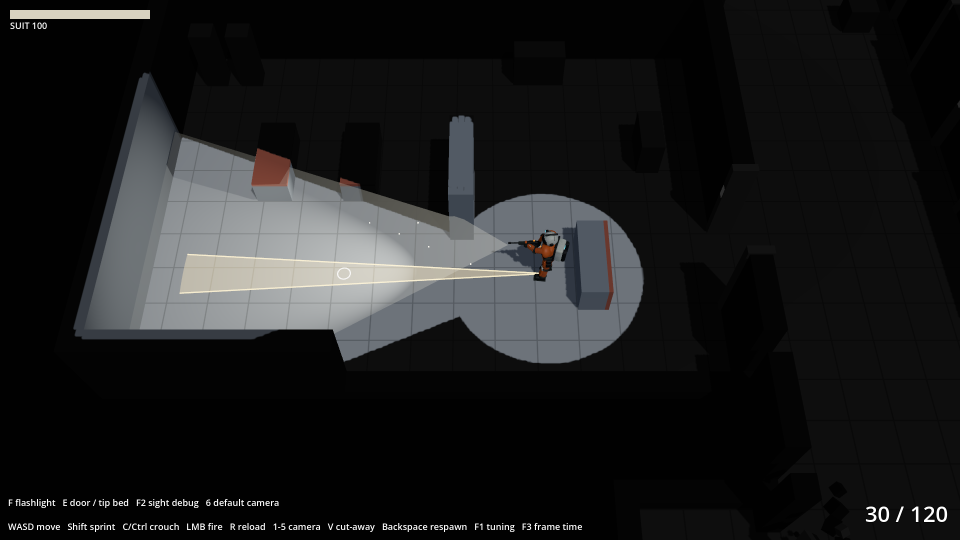
#> input picture docs/screens/T006/camera_default.png, 1920 x 1080 px (shown at 1/2 size)
$ python build-sheet.py
#> lines starting #> are read from the running program, lines starting #| are printed output that depends on the picture; after the words box and inside, x2 and y2 are one past the last pixel; in counts of white or black regions, pixels touching at a corner belong together; pictures that were not available may be replaced by others from this repository, and a replacement may not be noted
from pathlib import Path
from PIL import Image, ImageDraw, ImageFont, ImageFilter, ImageChops
import json
ROOT=Path(__file__).resolve().parents[3]
OUT=ROOT/'docs/screens/A006'
SRC=ROOT/'assets/source/A006-slice'
FONT='/System/Library/Fonts/Supplemental/Arial.ttf'
def font(n): return ImageFont.truetype(FONT,n)
BG='#10181e'; FG='#e4e6e3'; MUT='#9faeb8'; GOLD='#e5b852'
frames=['camera_default.png','in_cover_readout.png','door_mid_bash.png','stalker_deck.png']
subjects=['Medbay / cool white + dust','Crouched behind tipped bed','Mid-bash door / seam light','Junction toward cargo / amber']
preferred=['01b','02b','03c','04b','05b','06c','07b','08']
# Overlay is an explicitly requested diagnostic, not a new paint-over.
for i,frame in enumerate(frames,1):
    ref=Image.open(ROOT/'docs/screens/T006'/frame).convert('RGB')
#> ref is the input picture: PIL image 1920x1080 RGB; mean R, G, B 28.5, 29, 29.4
    id=preferred[i-1]
    art=Image.open(SRC/f'A006-{id}.png').convert('RGB')
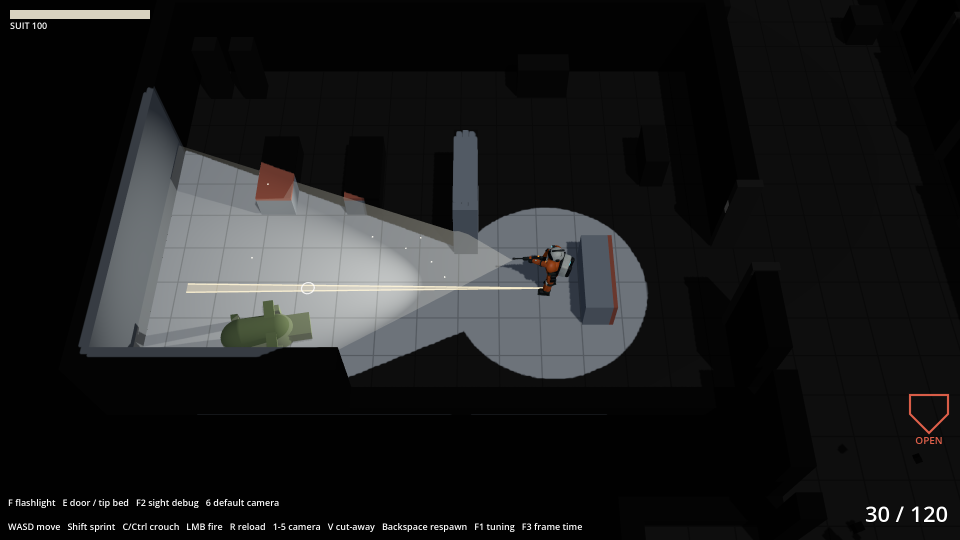
#> input picture docs/screens/T006/dodge.png, 1920 x 1080 px, given in place of A006-01b.png, which was not available (shown at 1/2 size)
#> art is the input picture: PIL image 1920x1080 RGB; mean R, G, B 28, 28.6, 29
    edges=ref.filter(ImageFilter.FIND_EDGES).convert('L').point(lambda p: 215 if p>10 else 0)
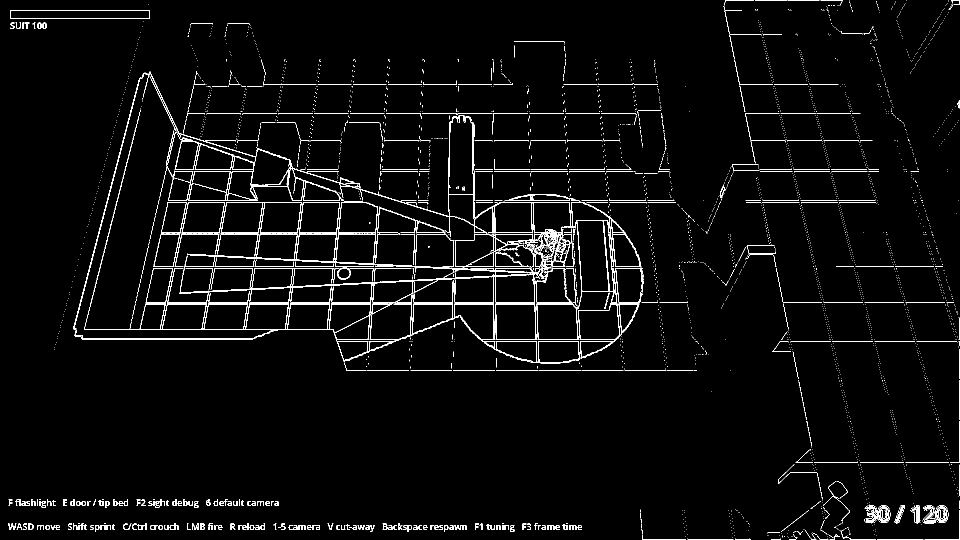
#> edges: PIL image 1920x1080 L (shown at 1/2 size); values 0 (black) and 215 (white), 3.1% white in thin lines or dots
    mask=Image.new('L',ref.size);mask.paste(edges.crop((4,80,ref.width-4,900)),(4,80))
#> after `mask = Image.new('L', ref.size)`: mask: PIL image 1920x1080 L; every value is 0
#> after `mask.paste(edges.crop((4, 80, ref.width - 4, 900)), (4, 80))`:
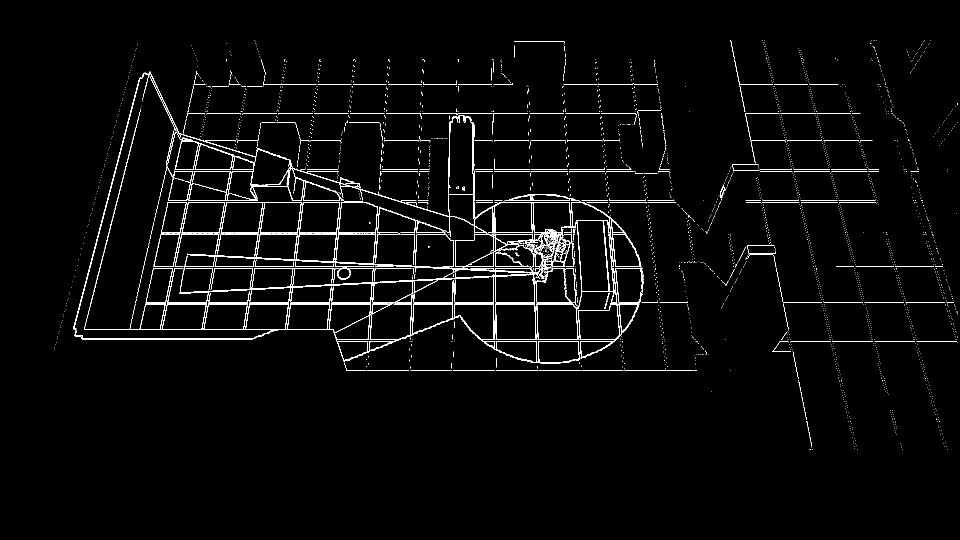
#> mask: PIL image 1920x1080 L (shown at 1/2 size); values 0 (black) and 215 (white), 2.4% white in thin lines or dots, all inside (x1, y1, x2, y2) = (108, 80, 1916, 900)
    mask=mask.filter(ImageFilter.MaxFilter(3)).resize(art.size,Image.Resampling.LANCZOS)
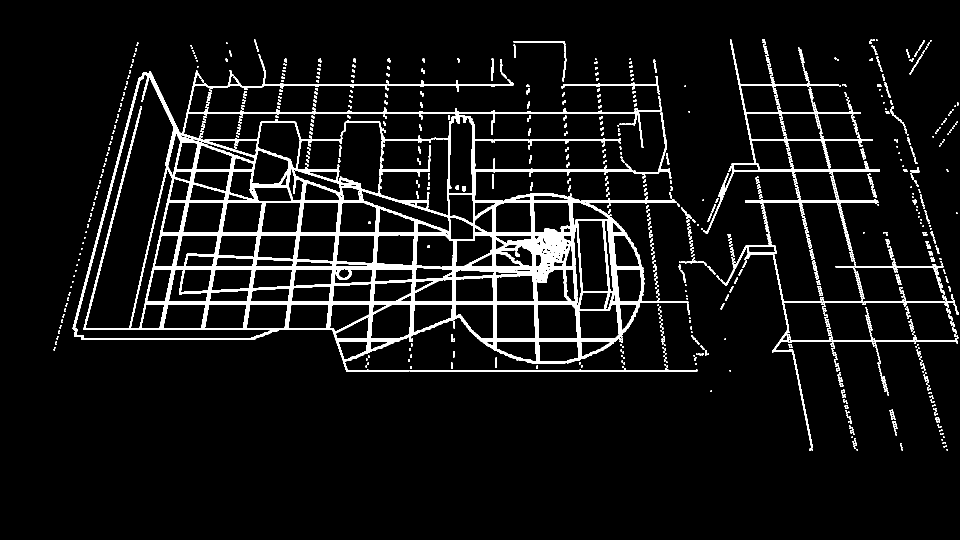
#> mask: PIL image 1920x1080 L (shown at 1/2 size); values 0 (black) and 215 (white), 7% white; 1265 white regions (883 under 20 px), largest, box (x1, y1, x2, y2) and area: (145, 118, 1353, 743) 100329, (1402, 79, 1759, 468) 5801, (1441, 488, 1645, 901) 2816
    overlay=Image.composite(Image.new('RGB',art.size,'#28e3ed'),art,mask)
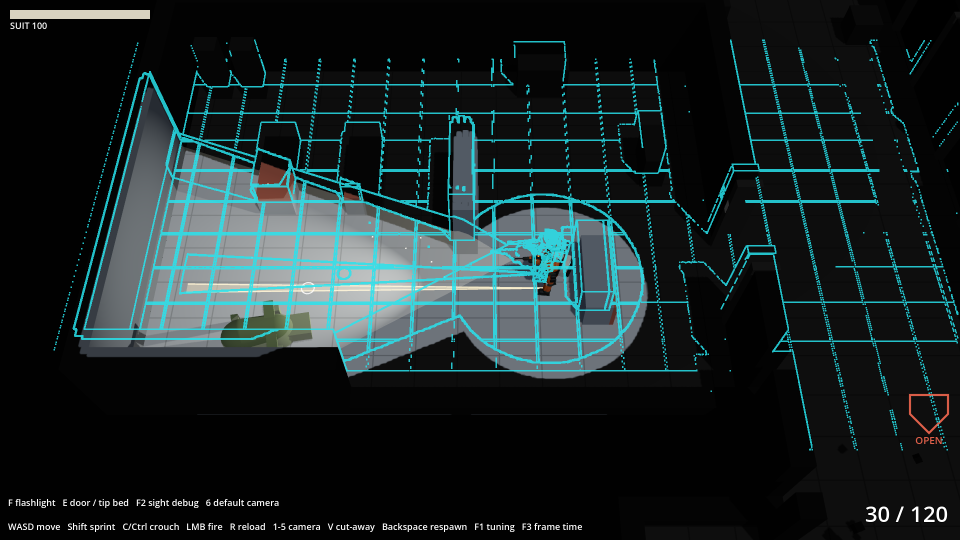
#> overlay: PIL image 1920x1080 RGB (shown at 1/2 size); mean R, G, B 26.3, 37.8, 38.7
    overlay.save(OUT/f'A006-{id}-overlay.png')
    (OUT/f'A006-{id}-overlay.prompt.md').write_text(f'Deterministic diagnostic for A006-{id}: original T006/{frame} FIND_EDGES luminance >10, HUD bands masked (y80:900), MaxFilter(3), normalized full-frame resize to paint-over dimensions, cyan edges alpha 215/255. No registration or warp. Built by build-sheet.py. User explicitly requested grey-box edge overlays when layout drifts.\n')
#> pass 2 of the loop `for i,frame in enumerate(frames,1):`:
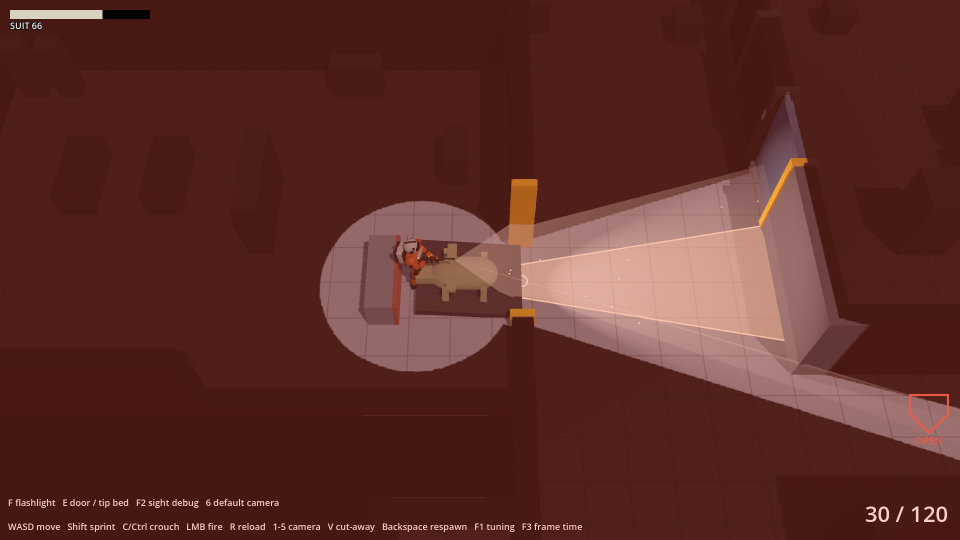
#> input picture docs/screens/T006/door_broken.png, 1920 x 1080 px, given in place of in_cover_readout.png, which was not available (shown at 1/2 size)
#> ref is the input picture: PIL image 1920x1080 RGB; mean R, G, B 92.7, 44.5, 38.7
#> `edges=ref.filter(ImageFilter.FIND_EDGES).convert('L').point(lambda p: ..`:
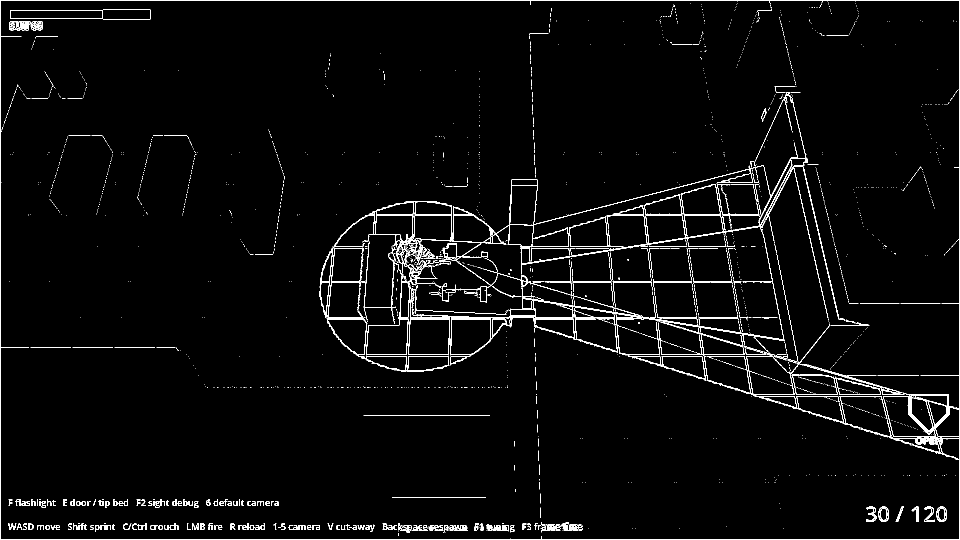
#> edges: PIL image 1920x1080 L (shown at 1/2 size); values 0 (black) and 215 (white), 2.8% white in thin lines or dots
#> `overlay=Image.composite(Image.new('RGB',art.size,'#28e3ed'),art,mask)`:
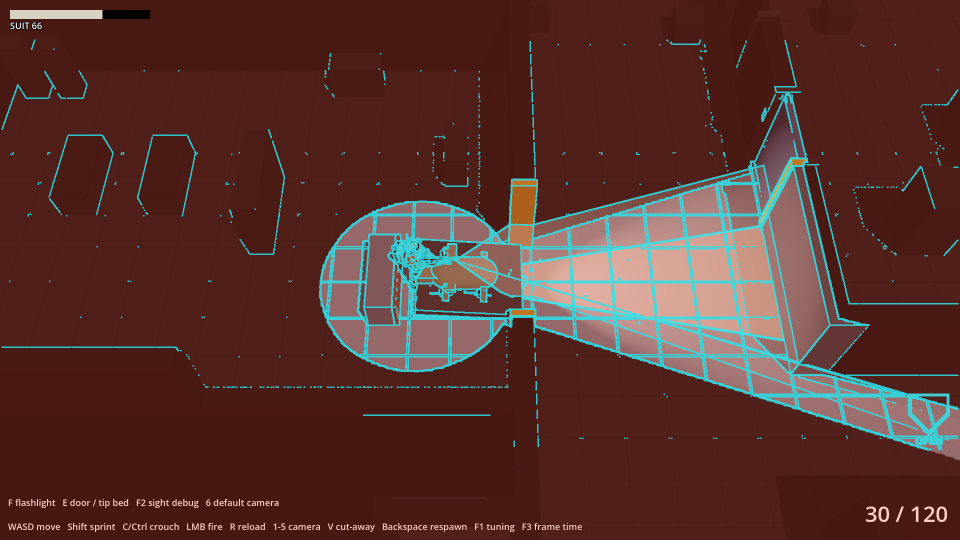
#> overlay: PIL image 1920x1080 RGB (shown at 1/2 size); mean R, G, B 87.9, 50.4, 45.5
#> (the run stopped early here; a loop or call above may not have finished)
